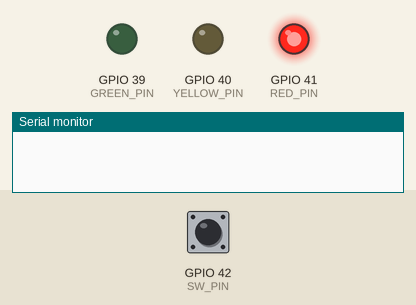
A sketch run on a simulated ESP32. Parts: output pins drawn as LEDs (lit = HIGH), the last lines printed to the serial monitor. The test bench sets the inputs (shaded band); at power-on: GPIO 42 (SW_PIN) HIGH.

Above: at 1.2 s.
1.3 s: GPIO 42 (SW_PIN) pulled LOW for 0.15 s
At 1.9 s:
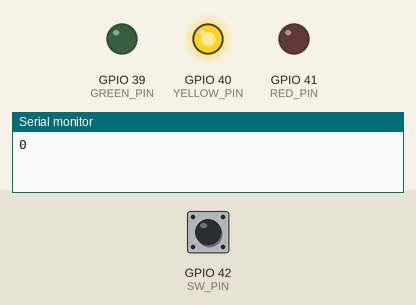
2.9 s: GPIO 42 (SW_PIN) pulled LOW for 1 s
At 4.3 s:
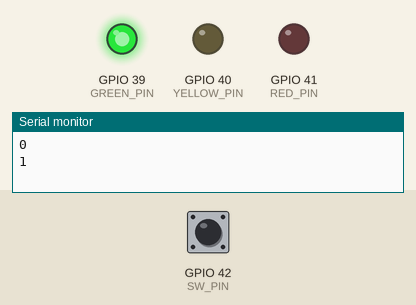
5.4 s: GPIO 42 (SW_PIN) pulled LOW for 3.2 s
At 6.7 s:
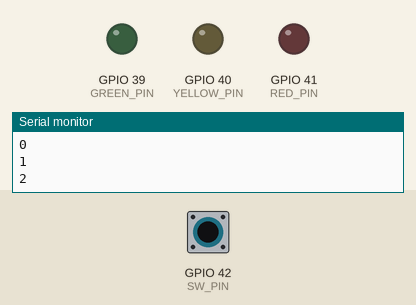
Timing chart, 0 to 10.1 s (numbered marks = the images above; inputs shaded):
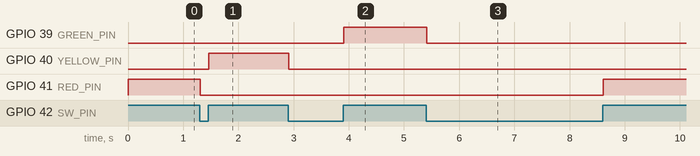

Measured:
- after the input at 1.3 s, GPIO 40 (YELLOW_PIN): LOW → HIGH after 0.16 s; GPIO 41 (RED_PIN): HIGH → LOW at once
- after the input at 2.9 s, GPIO 39 (GREEN_PIN): LOW → HIGH after 1.0 s; GPIO 40 (YELLOW_PIN): HIGH → LOW at once
- after the input at 5.4 s, GPIO 39 (GREEN_PIN): HIGH → LOW at once; GPIO 41 (RED_PIN): LOW → HIGH after 3.2 s

The sketch:

sw-chaseCPE37.ino
```cpp
constexpr int RED_PIN = 41;
constexpr int YELLOW_PIN = 40;
constexpr int GREEN_PIN = 39;
constexpr int SW_PIN = 42;

int Pins[] ={41,40,39};
int count;

void setup() {
  pinMode(RED_PIN, OUTPUT);
  pinMode(YELLOW_PIN, OUTPUT);
  pinMode(GREEN_PIN, OUTPUT);
  pinMode(SW_PIN, INPUT_PULLUP);
  count = 0;
}


void loop() {
  while (digitalRead(SW_PIN) == 1){
    digitalWrite(Pins[count%3],1);
  }

  delay(10);
  printf("%d\n", count);
  while (digitalRead(SW_PIN) == 0){
    digitalWrite(Pins[count%3],0);
  }
  delay(10);
  count++;
}
```
